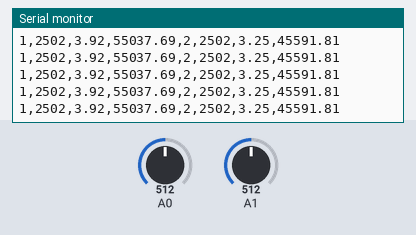
This sketch was run on a simulated Arduino Uno, built with avr-gcc and run on an emulated ATmega328P. Parts: the last lines printed to the serial monitor. Inputs (shaded band) come from the test bench; at power-on: A0 = 512, A1 = 512.

Above: at 1.2 s.
1.3 s: A0 set to 220
At 1.41 s:
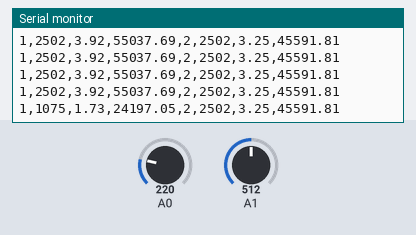
4.3 s: A0 set to 186
At 4.31 s:
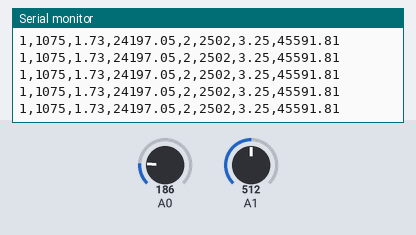
5.8 s: A1 set to 223
At 5.8 s:
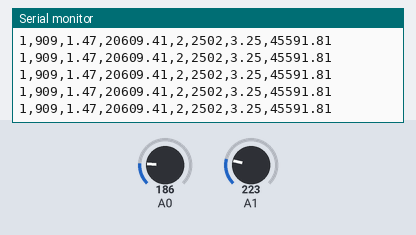
7.3 s: A1 set to 198
At 7.33 s:
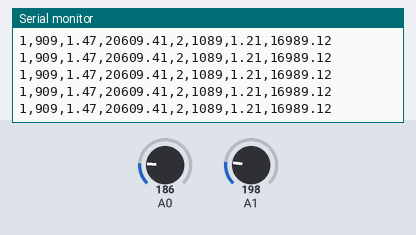
11.8 s: A0 set to 90
At 11.81 s:
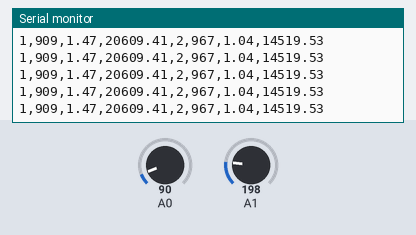
14.8 s: A0 set to 79
At 14.8 s:
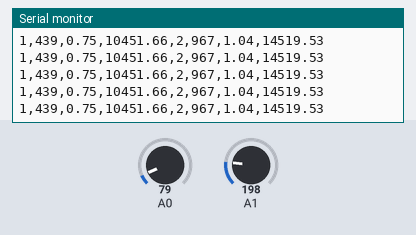
Timing chart, 0 to 17.3 s (numbered marks = the images above; inputs shaded):
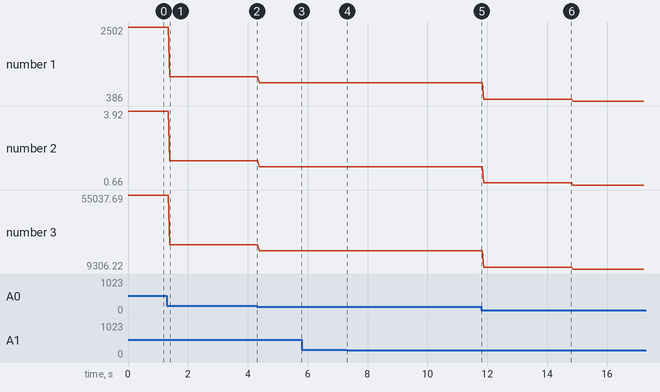

The sketch:

Codigo.ino
```cpp
#define DOS_SENSORES

double cuadrado(double x) {
  return x * x;
}

// Valores aproximados a la recta de la conductancia
// Conductancia = m * Fuerza + b
#define m1  0.0000025449
#define b1 -0.0000001749

#define m2  0.0000027171
#define b2  0.0000009793

// Producto del voltage inicial con la resistencia
#define Vt_Rf (5 * 51000)

// Area del sensor en metros
#define areaSensor 0.0000713

// Valor máximo una señal analógica
#define MAXANALOG 1023

// Valor maximo del sensor en milivoltios
#define MAXMILIVOLTAGE 5000

void setup() {
  // put your setup code here, to run once:
  Serial.begin(9600);
}

void loop() {

  // Lectura de la entrada de los pines analogicos A0 y A1
  int value1 = analogRead(A0);
  int value2 = analogRead(A1);

  // Se mapea el valor del puerto analogico al valor en milivoltios.
  int V1 = map(value1, 0, MAXANALOG, 0, MAXMILIVOLTAGE);
  int V2 = map(value2, 0, MAXANALOG, 0, MAXMILIVOLTAGE);

  // Calculo de la fuerza en cada sensor
  //
  //      - (Vout + (Vt * Rf) * b)
  // F = ----------------------------
  //           (Vt * Rf) * m
  //

  double F1 = ( (V1 / 1000.0) - Vt_Rf * b1) / (Vt_Rf * m1);
  double F2 = ( (V2 / 1000.0) - Vt_Rf * b2) / (Vt_Rf * m2);

  // Calculo de la cantidad de Pascales
  double P1 = F1 / areaSensor;
  double P2 = F2 / areaSensor;


#ifdef DOS_SENSORES

  if (value1 > 0 || value2 > 0){
    Serial.print("1,");
    Serial.print(V1);
    Serial.print(",");
    Serial.print(F1);
    Serial.print(",");
    Serial.print(P1);

    Serial.print(",2,");
    Serial.print(V2);
    Serial.print(",");
    Serial.print(F2);
    Serial.print(",");
    Serial.println(P2);
  }

 #else

  if (value1 > 0){
    Serial.print("1,");
    Serial.print(V1);
    Serial.print(",");
    Serial.print(F1);
    Serial.print(",");
    Serial.println(P1);
  }

 #endif
  delay(20);
}
```

Measured:
- after the input at 1.3 s, the serial monitor: prints a new line after 0.09 s (image 1)
- plotted number 1: 2502 → 1075 after the input at 1.3 s, 1075 → 909 after the input at 4.3 s, 909 → 439 after the input at 11.8 s, 439 → 386 after the input at 14.8 s
- plotted number 2: 3.92 → 1.73 after the input at 1.3 s, 1.73 → 1.47 after the input at 4.3 s, 1.47 → 0.75 after the input at 11.8 s, 0.75 → 0.66 after the input at 14.8 s
- plotted number 3: 55037.69 → 24197.05 after the input at 1.3 s, 24197.05 → 20609.41 after the input at 4.3 s, 20609.41 → 10451.66 after the input at 11.8 s, 10451.66 → 9306.22 after the input at 14.8 s
